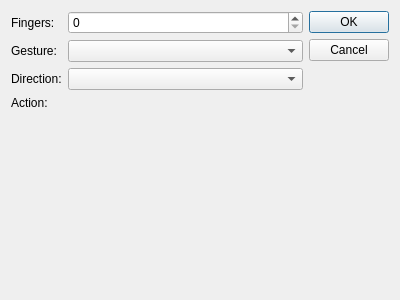
<?xml version="1.0" encoding="UTF-8"?>
<ui version="4.0">
 <class>NewGeasture</class>
 <widget class="QDialog" name="NewGeasture">
  <property name="geometry">
   <rect>
    <x>0</x>
    <y>0</y>
    <width>400</width>
    <height>300</height>
   </rect>
  </property>
  <property name="windowTitle">
   <string>Dialog</string>
  </property>
  <layout class="QGridLayout" name="gridLayout">
   <item row="0" column="1">
    <layout class="QVBoxLayout" name="verticalLayout_2">
     <item>
      <layout class="QFormLayout" name="formLayout">
       <item row="0" column="0">
        <widget class="QLabel" name="label">
         <property name="text">
          <string>Fingers:</string>
         </property>
        </widget>
       </item>
       <item row="1" column="0">
        <widget class="QLabel" name="label_2">
         <property name="text">
          <string>Gesture:</string>
         </property>
        </widget>
       </item>
       <item row="2" column="0">
        <widget class="QLabel" name="label_3">
         <property name="text">
          <string>Direction:</string>
         </property>
        </widget>
       </item>
       <item row="1" column="1">
        <widget class="QComboBox" name="comboBox"/>
       </item>
       <item row="0" column="1">
        <widget class="QSpinBox" name="spinBox"/>
       </item>
       <item row="2" column="1">
        <widget class="QComboBox" name="comboBox_2"/>
       </item>
      </layout>
     </item>
     <item>
      <layout class="QHBoxLayout" name="horizontalLayout">
       <item>
        <widget class="QLabel" name="label_4">
         <property name="sizePolicy">
          <sizepolicy hsizetype="Minimum" vsizetype="Preferred">
           <horstretch>0</horstretch>
           <verstretch>0</verstretch>
          </sizepolicy>
         </property>
         <property name="text">
          <string>Action:</string>
         </property>
        </widget>
       </item>
      </layout>
     </item>
     <item>
      <layout class="QGridLayout" name="gridLayout_2">
       <item row="0" column="0">
        <spacer name="verticalSpacer">
         <property name="orientation">
          <enum>Qt::Vertical</enum>
         </property>
         <property name="sizeHint" stdset="0">
          <size>
           <width>20</width>
           <height>40</height>
          </size>
         </property>
        </spacer>
       </item>
      </layout>
     </item>
    </layout>
   </item>
   <item row="0" column="2">
    <widget class="QDialogButtonBox" name="buttonBox">
     <property name="orientation">
      <enum>Qt::Vertical</enum>
     </property>
     <property name="standardButtons">
      <set>QDialogButtonBox::Cancel|QDialogButtonBox::Ok</set>
     </property>
    </widget>
   </item>
  </layout>
 </widget>
 <resources/>
 <connections>
  <connection>
   <sender>buttonBox</sender>
   <signal>accepted()</signal>
   <receiver>NewGeasture</receiver>
   <slot>accept()</slot>
   <hints>
    <hint type="sourcelabel">
     <x>248</x>
     <y>254</y>
    </hint>
    <hint type="destinationlabel">
     <x>157</x>
     <y>274</y>
    </hint>
   </hints>
  </connection>
  <connection>
   <sender>buttonBox</sender>
   <signal>rejected()</signal>
   <receiver>NewGeasture</receiver>
   <slot>reject()</slot>
   <hints>
    <hint type="sourcelabel">
     <x>316</x>
     <y>260</y>
    </hint>
    <hint type="destinationlabel">
     <x>286</x>
     <y>274</y>
    </hint>
   </hints>
  </connection>
 </connections>
</ui>
